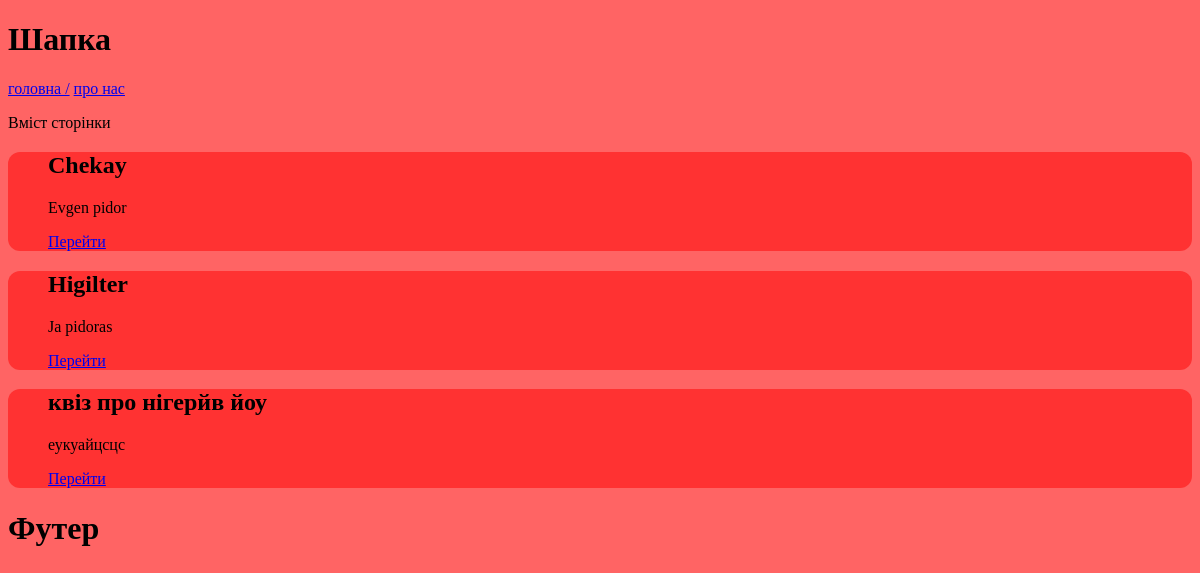
Before: / with the older database file.
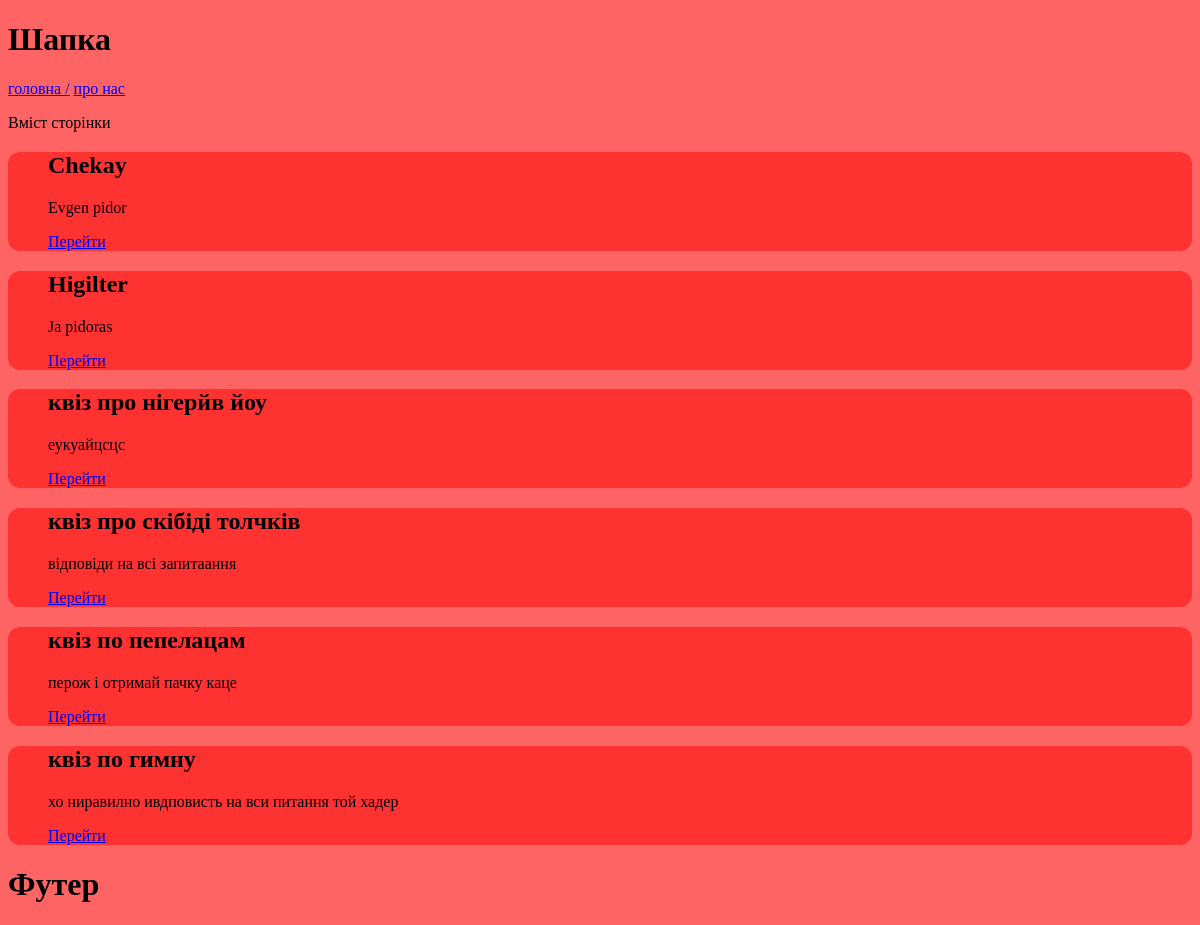
After: the same page with the newer database file.
### tables this page shows
CREATE TABLE Quis(
                id INT PRIMARY KEY,
                title VARCHAR(255),
                description TEXT
            );

### runserver.py (the view)
@app.route("/")
def index():
    db_manager = DBMmanager(db_name)
    quizess = db_manager.get_quises()
    return render_template("index.html" , quizess = quizess)

### datamanager.py (called while the page is built)
    def get_quises(self):
        cursor = self.connection.cursor()
        cursor.execute("SELECT * FROM Quis")
        res = cursor.fetchall()
        cursor.close()
        return res

### templates/index.html
{% extends "base.html" %}
{% block content %}
<p> Вміст сторінки </p>
{% for quiz in quizess %}
    <dir class = "qst"><h2>{{ quiz[1] }}</h2>
    <p>{{ quiz[2] }}</p>
    <a href="#">Перейти</a></dir>
{% endfor %}
{% endblock %}

### templates/base.html (shortened to what this page needs)
<!DOCTYPE html>
<html lang="en">
<head>
    <link rel="stylesheet" href="{{ url_for('static' , filename='style.css')}}">
</head>
<body>
    <h1> Шапка </h1>
    <nav>
        <a href="/"> головна   /</a>
        <a href="/svaz"> про нас </a>
    </nav>
    {% block content %} {% endblock %}
    <h1> Футер </h1>
</body>
</html>

### static/style.css (style rules this page uses)
body { background : rgb(255 , 100 ,100) ; }
.qst { background : rgb(255 , 50 ,50); border-radius : 12px; }

Changed rows visible on the page:
added Quis: title "квіз про скібіді толчків", description "відповіди на всі запитаання"
added Quis: title "квіз по пепелацам", description "перож і отримай пачку каце"
added Quis: title "квіз по гимну", description "хо ниравилно ивдповисть на вси питання той хадер"
